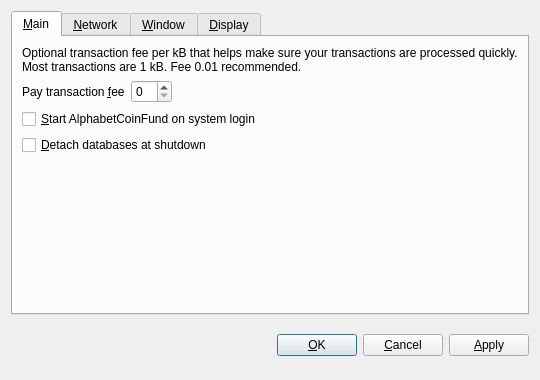
<?xml version="1.0" encoding="UTF-8"?>
<ui version="4.0">
 <class>OptionsDialog</class>
 <widget class="QDialog" name="OptionsDialog">
  <property name="geometry">
   <rect>
    <x>0</x>
    <y>0</y>
    <width>540</width>
    <height>380</height>
   </rect>
  </property>
  <property name="windowTitle">
   <string>Options</string>
  </property>
  <property name="modal">
   <bool>true</bool>
  </property>
  <layout class="QVBoxLayout" name="verticalLayout">
   <item>
    <widget class="QTabWidget" name="tabWidget">
     <property name="tabPosition">
      <enum>QTabWidget::North</enum>
     </property>
     <property name="currentIndex">
      <number>0</number>
     </property>
     <widget class="QWidget" name="tabMain">
      <attribute name="title">
       <string>&amp;Main</string>
      </attribute>
      <layout class="QVBoxLayout" name="verticalLayout_Main">
       <item>
        <widget class="QLabel" name="transactionFeeInfoLabel">
         <property name="text">
          <string>Optional transaction fee per kB that helps make sure your transactions are processed quickly. Most transactions are 1 kB. Fee 0.01 recommended.</string>
         </property>
         <property name="textFormat">
          <enum>Qt::PlainText</enum>
         </property>
         <property name="wordWrap">
          <bool>true</bool>
         </property>
        </widget>
       </item>
       <item>
        <layout class="QHBoxLayout" name="horizontalLayout_Main">
         <item>
          <widget class="QLabel" name="transactionFeeLabel">
           <property name="text">
            <string>Pay transaction &amp;fee</string>
           </property>
           <property name="textFormat">
            <enum>Qt::PlainText</enum>
           </property>
           <property name="buddy">
            <cstring>transactionFee</cstring>
           </property>
          </widget>
         </item>
         <item>
          <widget class="BitcoinAmountField" name="transactionFee"/>
         </item>
         <item>
          <spacer name="horizontalSpacer_Main">
           <property name="orientation">
            <enum>Qt::Horizontal</enum>
           </property>
           <property name="sizeHint" stdset="0">
            <size>
             <width>40</width>
             <height>20</height>
            </size>
           </property>
          </spacer>
         </item>
        </layout>
       </item>
       <item>
        <widget class="QCheckBox" name="bitcoinAtStartup">
         <property name="toolTip">
          <string>Automatically start AlphabetCoinFund after logging in to the system.</string>
         </property>
         <property name="text">
          <string>&amp;Start AlphabetCoinFund on system login</string>
         </property>
        </widget>
       </item>
       <item>
        <widget class="QCheckBox" name="detachDatabases">
         <property name="toolTip">
          <string>Detach block and address databases at shutdown. This means they can be moved to another data directory, but it slows down shutdown. The wallet is always detached.</string>
         </property>
         <property name="text">
          <string>&amp;Detach databases at shutdown</string>
         </property>
        </widget>
       </item>
       <item>
        <spacer name="verticalSpacer_Main">
         <property name="orientation">
          <enum>Qt::Vertical</enum>
         </property>
         <property name="sizeHint" stdset="0">
          <size>
           <width>20</width>
           <height>40</height>
          </size>
         </property>
        </spacer>
       </item>
      </layout>
     </widget>
     <widget class="QWidget" name="tabNetwork">
      <attribute name="title">
       <string>&amp;Network</string>
      </attribute>
      <layout class="QVBoxLayout" name="verticalLayout_Network">
       <item>
        <widget class="QCheckBox" name="mapPortUpnp">
         <property name="toolTip">
          <string>Automatically open the AlphabetCoinFund client port on the router. This only works when your router supports UPnP and it is enabled.</string>
         </property>
         <property name="text">
          <string>Map port using &amp;UPnP</string>
         </property>
        </widget>
       </item>
       <item>
        <widget class="QCheckBox" name="connectSocks">
         <property name="toolTip">
          <string>Connect to the AlphabetCoinFund network through a SOCKS proxy (e.g. when connecting through Tor).</string>
         </property>
         <property name="text">
          <string>&amp;Connect through SOCKS proxy:</string>
         </property>
        </widget>
       </item>
       <item>
        <layout class="QHBoxLayout" name="horizontalLayout_Network">
         <item>
          <widget class="QLabel" name="proxyIpLabel">
           <property name="text">
            <string>Proxy &amp;IP:</string>
           </property>
           <property name="textFormat">
            <enum>Qt::PlainText</enum>
           </property>
           <property name="buddy">
            <cstring>proxyIp</cstring>
           </property>
          </widget>
         </item>
         <item>
          <widget class="QValidatedLineEdit" name="proxyIp">
           <property name="maximumSize">
            <size>
             <width>140</width>
             <height>16777215</height>
            </size>
           </property>
           <property name="toolTip">
            <string>IP address of the proxy (e.g. 127.0.0.1)</string>
           </property>
          </widget>
         </item>
         <item>
          <widget class="QLabel" name="proxyPortLabel">
           <property name="text">
            <string>&amp;Port:</string>
           </property>
           <property name="textFormat">
            <enum>Qt::PlainText</enum>
           </property>
           <property name="buddy">
            <cstring>proxyPort</cstring>
           </property>
          </widget>
         </item>
         <item>
          <widget class="QLineEdit" name="proxyPort">
           <property name="maximumSize">
            <size>
             <width>55</width>
             <height>16777215</height>
            </size>
           </property>
           <property name="toolTip">
            <string>Port of the proxy (e.g. 9060)</string>
           </property>
          </widget>
         </item>
         <item>
          <widget class="QLabel" name="socksVersionLabel">
           <property name="text">
            <string>SOCKS &amp;Version:</string>
           </property>
           <property name="textFormat">
            <enum>Qt::PlainText</enum>
           </property>
           <property name="buddy">
            <cstring>socksVersion</cstring>
           </property>
          </widget>
         </item>
         <item>
          <widget class="QValueComboBox" name="socksVersion">
           <property name="toolTip">
            <string>SOCKS version of the proxy (e.g. 5)</string>
           </property>
          </widget>
         </item>
         <item>
          <spacer name="horizontalSpacer_Network">
           <property name="orientation">
            <enum>Qt::Horizontal</enum>
           </property>
           <property name="sizeHint" stdset="0">
            <size>
             <width>40</width>
             <height>20</height>
            </size>
           </property>
          </spacer>
         </item>
        </layout>
       </item>
       <item>
        <spacer name="verticalSpacer_Network">
         <property name="orientation">
          <enum>Qt::Vertical</enum>
         </property>
         <property name="sizeHint" stdset="0">
          <size>
           <width>20</width>
           <height>40</height>
          </size>
         </property>
        </spacer>
       </item>
      </layout>
     </widget>
     <widget class="QWidget" name="tabWindow">
      <attribute name="title">
       <string>&amp;Window</string>
      </attribute>
      <layout class="QVBoxLayout" name="verticalLayout_Window">
       <item>
        <widget class="QCheckBox" name="minimizeToTray">
         <property name="toolTip">
          <string>Show only a tray icon after minimizing the window.</string>
         </property>
         <property name="text">
          <string>&amp;Minimize to the tray instead of the taskbar</string>
         </property>
        </widget>
       </item>
       <item>
        <widget class="QCheckBox" name="minimizeOnClose">
         <property name="toolTip">
          <string>Minimize instead of exit the application when the window is closed. When this option is enabled, the application will be closed only after selecting Quit in the menu.</string>
         </property>
         <property name="text">
          <string>M&amp;inimize on close</string>
         </property>
        </widget>
       </item>
       <item>
        <spacer name="verticalSpacer_Window">
         <property name="orientation">
          <enum>Qt::Vertical</enum>
         </property>
         <property name="sizeHint" stdset="0">
          <size>
           <width>20</width>
           <height>40</height>
          </size>
         </property>
        </spacer>
       </item>
      </layout>
     </widget>
     <widget class="QWidget" name="tabDisplay">
      <attribute name="title">
       <string>&amp;Display</string>
      </attribute>
      <layout class="QVBoxLayout" name="verticalLayout_Display">
       <item>
        <layout class="QHBoxLayout" name="horizontalLayout_1_Display">
         <item>
          <widget class="QLabel" name="langLabel">
           <property name="text">
            <string>User Interface &amp;language:</string>
           </property>
           <property name="textFormat">
            <enum>Qt::PlainText</enum>
           </property>
           <property name="buddy">
            <cstring>lang</cstring>
           </property>
          </widget>
         </item>
         <item>
          <widget class="QValueComboBox" name="lang">
           <property name="toolTip">
            <string>The user interface language can be set here. This setting will take effect after restarting AlphabetCoinFund.</string>
           </property>
          </widget>
         </item>
        </layout>
       </item>
       <item>
        <layout class="QHBoxLayout" name="horizontalLayout_2_Display">
         <item>
          <widget class="QLabel" name="unitLabel">
           <property name="text">
            <string>&amp;Unit to show amounts in:</string>
           </property>
           <property name="textFormat">
            <enum>Qt::PlainText</enum>
           </property>
           <property name="buddy">
            <cstring>unit</cstring>
           </property>
          </widget>
         </item>
         <item>
          <widget class="QValueComboBox" name="unit">
           <property name="toolTip">
            <string>Choose the default subdivision unit to show in the interface and when sending coins.</string>
           </property>
          </widget>
         </item>
        </layout>
       </item>
       <item>
        <widget class="QCheckBox" name="displayAddresses">
         <property name="toolTip">
          <string>Whether to show AlphabetCoinFund addresses in the transaction list or not.</string>
         </property>
         <property name="text">
          <string>&amp;Display addresses in transaction list</string>
         </property>
        </widget>
       </item>
       <item>
        <widget class="QCheckBox" name="coinControlFeatures">
         <property name="toolTip">
          <string>Whether to show coin control features or not.</string>
         </property>
         <property name="text">
          <string>Display coin &amp;control features (experts only!)</string>
         </property>
        </widget>
       </item>
       <item>
        <spacer name="verticalSpacer_Display">
         <property name="orientation">
          <enum>Qt::Vertical</enum>
         </property>
         <property name="sizeHint" stdset="0">
          <size>
           <width>20</width>
           <height>40</height>
          </size>
         </property>
        </spacer>
       </item>
      </layout>
     </widget>
    </widget>
   </item>
   <item>
    <layout class="QHBoxLayout" name="horizontalLayout_Buttons">
     <item>
      <spacer name="horizontalSpacer_1">
       <property name="orientation">
        <enum>Qt::Horizontal</enum>
       </property>
       <property name="sizeHint" stdset="0">
        <size>
         <width>40</width>
         <height>48</height>
        </size>
       </property>
      </spacer>
     </item>
     <item>
      <widget class="QLabel" name="statusLabel">
       <property name="font">
        <font>
         <weight>75</weight>
         <bold>true</bold>
        </font>
       </property>
       <property name="text">
        <string/>
       </property>
       <property name="textFormat">
        <enum>Qt::PlainText</enum>
       </property>
       <property name="wordWrap">
        <bool>true</bool>
       </property>
      </widget>
     </item>
     <item>
      <spacer name="horizontalSpacer_2">
       <property name="orientation">
        <enum>Qt::Horizontal</enum>
       </property>
       <property name="sizeHint" stdset="0">
        <size>
         <width>40</width>
         <height>48</height>
        </size>
       </property>
      </spacer>
     </item>
     <item>
      <widget class="QPushButton" name="okButton">
       <property name="text">
        <string>&amp;OK</string>
       </property>
      </widget>
     </item>
     <item>
      <widget class="QPushButton" name="cancelButton">
       <property name="text">
        <string>&amp;Cancel</string>
       </property>
       <property name="autoDefault">
        <bool>false</bool>
       </property>
      </widget>
     </item>
     <item>
      <widget class="QPushButton" name="applyButton">
       <property name="text">
        <string>&amp;Apply</string>
       </property>
       <property name="autoDefault">
        <bool>false</bool>
       </property>
      </widget>
     </item>
    </layout>
   </item>
  </layout>
 </widget>
 <customwidgets>
  <customwidget>
   <class>BitcoinAmountField</class>
   <extends>QSpinBox</extends>
   <header>bitcoinamountfield.h</header>
  </customwidget>
  <customwidget>
   <class>QValueComboBox</class>
   <extends>QComboBox</extends>
   <header>qvaluecombobox.h</header>
  </customwidget>
  <customwidget>
   <class>QValidatedLineEdit</class>
   <extends>QLineEdit</extends>
   <header>qvalidatedlineedit.h</header>
  </customwidget>
 </customwidgets>
 <resources/>
 <connections/>
</ui>
